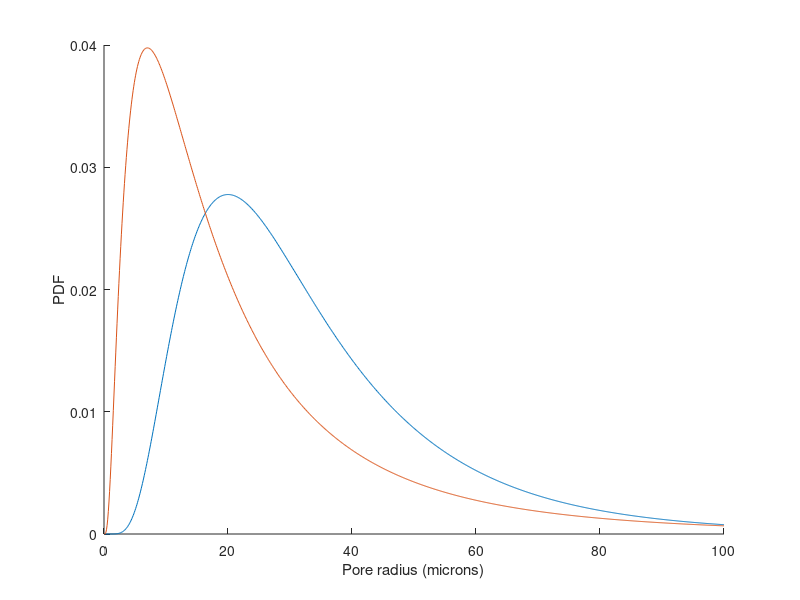

The MATLAB script that drew this image: (Note: this script raises an error after producing the figure.)
clc
clear variables
close all


radius = linspace(0, 100, 1001);




peak = 20;
lower = 5;
upper = 80;
sigma1 = .6;
mu1 = log(peak) + sigma1^2;
% mean = exp(mu + sigma^2 / 2);
logncdf(upper, mu1, sigma1) - logncdf(lower, mu1, sigma1)
% variance1 = (exp(sigma1^2) - 1) * exp(2 * mu1 + sigma1^2);


pdf1 = lognpdf(radius, mu1, sigma1);
cdf1 = logncdf(radius, mu1, sigma1);

peak = 7;
lower = 0.01;
upper = 80;
sigma2 = .93;
mu2 = log(peak) + sigma2^2;
% mean = exp(mu + sigma^2 / 2);
logncdf(upper, mu2, sigma2) - logncdf(lower, mu2, sigma2)
pdf2 = lognpdf(radius, mu2, sigma2);
cdf2 = logncdf(radius, mu2, sigma2);




% dynes/cm
interfacialTensionGasWater = 72;
interfacialTensionHydrateWater = 27;

%%% micron to meter and Pa to MPa conversion cancel out

% cm to meter and dyn to N conversion factor
conversionFactor = 1e2 * 1e-5;
% logninv(.95, mu1, sigma1)
pcgw = 2 .* interfacialTensionGasWater ./ radius .* conversionFactor;


figure
hold on
plot(radius, pdf1)
plot(radius, pdf2)
xlabel('Pore radius (microns)')
ylabel('PDF')
legend(strcat('mu=', string(mu1), 'sigma=', string(sigma1)), strcat('mu=', string(mu2), 'sigma=', string(sigma2)))


figure
hold on
plot(radius, cdf1)
plot(radius, cdf2)
xlabel('Pore radius (microns)')
ylabel('CDF')
legend(strcat('mu=', string(mu1), 'sigma=', string(sigma1)), strcat('mu=', string(mu2), 'sigma=', string(sigma2)))

figure
semilogy(cdf1, pcgw)
hold on
semilogy(cdf2, pcgw)
xlabel('Sw')
ylabel('P_c_g_w')
legend(strcat('mu=', string(mu1), 'sigma=', string(sigma1)), strcat('mu=', string(mu2), 'sigma=', string(sigma2)))




% obj = DCTheoreticalFormation(1000, 0.4);
% 
% n = 101;
% sg = linspace(0, 1, n)';
% sgIterated = zeros(n, 1);
% solLGIterated = zeros(n, 1);
% 
% for i = 1:n
%     [solLGIterated(i), sgIterated(i)] = obj.CalcMaxSolLGIteration(sg(i), 0.131725784500610, 40, 1.003982286827520e+07, 70.102118792622761);
% end
% 
% figure
% hold on
% plot(sg, sgIterated)
% plot([0, 1], [0, 1])
% plot(sg, sgIterated - sg)
% axis([0, 1, 0, 1])

% sg = linspace(0, 0.5, 100);
% sh = linspace(0, 0.5, 100);
% 
% [sgMesh, shMesh] = meshgrid(sg, sh);
% 
% competitionFractionOfGas = 0.75;
% competitionFractionOfHydrate = 1 - competitionFractionOfGas;
% 
% nSg = numel(sg);
% nSh = numel(sh);
% 
% adjustedSg = zeros(nSg, nSh);
% adjustedSh = zeros(nSg, nSh);
% 
% 
% for iSg = 1:nSg
%     for iSh = 1:nSh
%         % Above equal pore size invasion point
%         if( sh(iSh)/(sh(iSh) + sg(iSg)) > competitionFractionOfHydrate)
%             adjustedSg(iSg, iSh) = sg(iSg) / competitionFractionOfGas;
%             adjustedSh(iSg, iSh) = sh(iSh) + sg(iSg);
%         else
%             adjustedSg(iSg, iSh) = sg(iSg) + sh(iSh);
%             adjustedSh(iSg, iSh) = sh(iSh) / competitionFractionOfHydrate;
%         end
%     end
% end
% 
% figure
% surf(sgMesh, shMesh, adjustedSg)
% figure
% surf(sgMesh, shMesh, adjustedSh)





